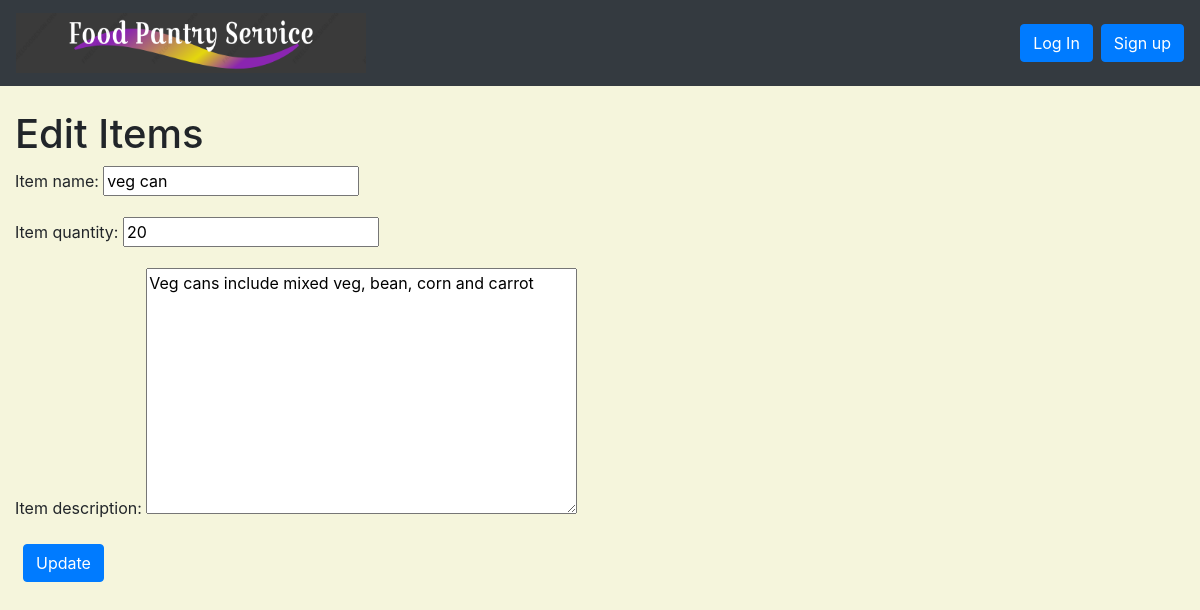
Page /request/item_edit/5/edit/ on the committed database.
### request/models.py (models this page shows, shortened)
class Item(models.Model):
    item_name = models.CharField(max_length=150, blank=False, null=False, default=' ', unique=True)
    item_quantity = models.IntegerField(blank=False, null=False)
    item_description = models.TextField()

### request/views.py (the view)
# urls.py: path('item_edit/<int:pk>/edit/', views.item_edit, name='item_edit'),
def item_edit(request, pk):
    reqs = get_object_or_404(Item, pk=pk)
    if request.method == "POST":
        form = ItemForm(request.POST, instance=reqs)
        if form.is_valid():
            reqs = form.save()
            reqs.save()
            reqs = Item.objects.filter()
            return render(request, 'item_list.html', {'reqs': reqs})
    else:
        form = ItemForm(instance=reqs)
    return render(request, 'item_edit.html', {'form': form})

### request/forms.py
class ItemForm(forms.ModelForm):
    class Meta:
        model = Item
        fields = ('item_name', 'item_quantity', 'item_description')

### templates/item_edit.html (shortened to what this page needs)
<!DOCTYPE html>
<html lang="en">
{% extends 'base.html' %}
{% block content %}
    <h1>Edit Items</h1>
    <form method="POST" class="product-form">{% csrf_token %}
        {{ form.as_p }}
        <button type="submit" class="save btn btn-primary ml-2">Update</button>
    </form>
{% endblock %}

### templates/base.html (style rules this page uses)
body { background-color: beige; }

### templates/item_edit.html (style rules this page uses)
body { background-color: beige; }

### rows in the picture
Item: item_name "veg can", item_quantity "20", item_description "Veg cans include mixed veg, bean, corn and carrot"
